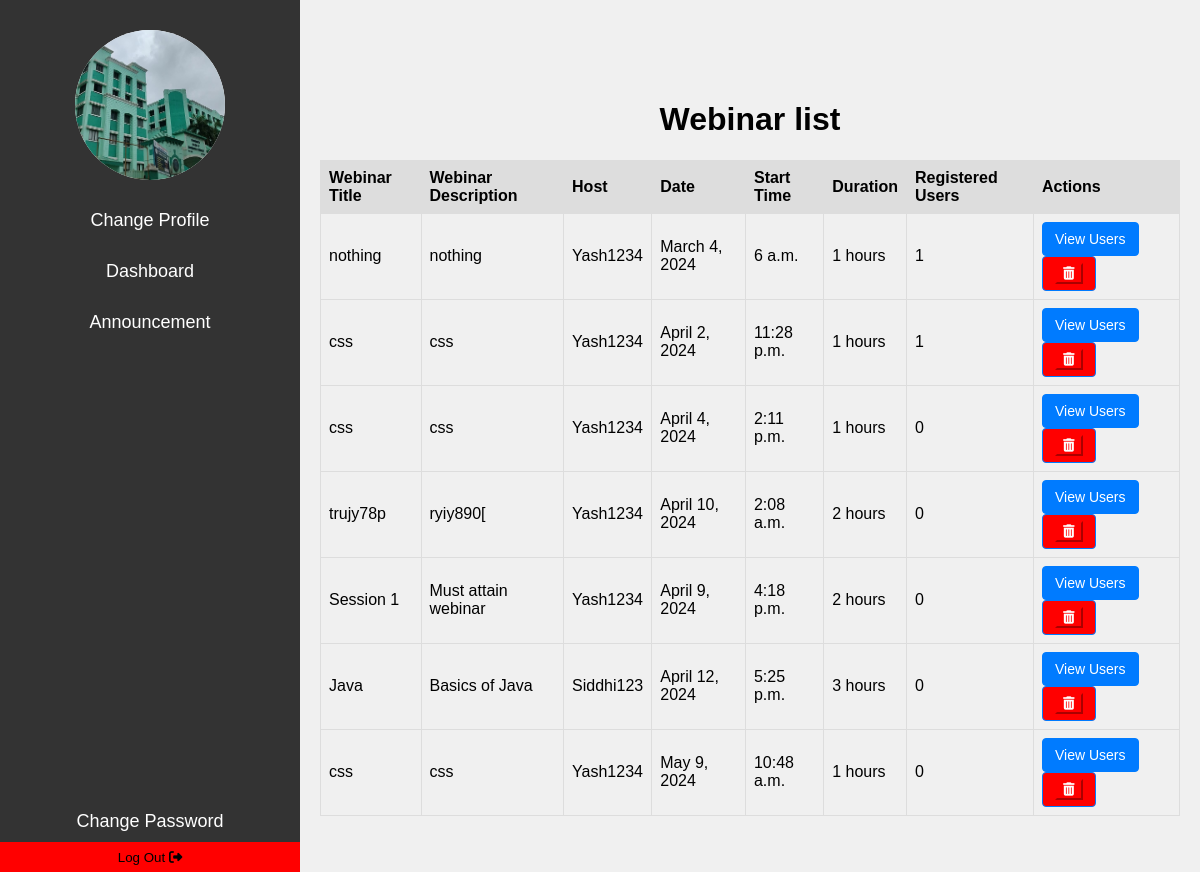
/admin_webinar_registration/ (signed in), run on the app's committed database.
### webinars/models.py (models this page shows, shortened)
class Webinar(models.Model):
    title = models.CharField(max_length=100)
    description = models.TextField()
    date = models.DateField()
    start_time = models.TimeField()
    duration_hours = models.IntegerField()
    end_time = models.TimeField()
    host = models.ForeignKey(User, on_delete=models.CASCADE, related_name='hosted_webinars')
    registrations = models.IntegerField(default=0)  # New field for registrations

### webinars/views.py (the view)
# urls.py: path('admin_webinar_registration/', views.admin_webinar_registration, name='admin_webinar_registration'),
@login_required()
def admin_webinar_registration(request):
    profile, created = Profile.objects.get_or_create(user=request.user)
    profile_avatar = profile.avatar if profile else None
    upcoming_webinars = Webinar.objects.all()
    for webinar in upcoming_webinars:
        registrations = Registration.objects.filter(webinar=webinar).select_related('user')
        webinar.registrations = registrations.count()  # Attach registrations data to each webinar object
    return render(request, 'admin_webinar_registration.html', {'upcoming_webinars': upcoming_webinars, 'user': request.user, 'profile': profile, 'profile_avatar': profile_avatar})

### webinars/templates/admin_webinar_registration.html (shortened to what this page needs)
<!DOCTYPE html>
{% load static %}
<html lang="en">
<head>
    <link rel="stylesheet" href="https://cdnjs.cloudflare.com/ajax/libs/font-awesome/6.5.1/css/all.min.css">
</head>
<body>
    <div class="sidebar">
        <div class="profile">
            {% if profile_avatar %}
            <img class="profile-pic" src="{{ profile_avatar.url }}" alt="Profile Avatar">
            {% else %}
            <img class="profile-pic" src="{% static 'path_to_default_avatar/default_avatar.jpg' %}" alt="Default Avatar">
            {% endif %}
        </div>
        <nav class="nav-menu">
            <ul>
                <li><a href="{%url 'profile'%}" class="nav-item">Change Profile</a></li>
                <li><a href="{%url 'home'%}" class="nav-item">Dashboard</a></li>
                <li><a href="#" class="nav-item">Announcement</a></li>
            </ul>
            <div class="bottom-links">
                <a href="" class="nav-item">Change Password</a>
                <form method="post" action="{%url 'logout'%}" class="nav-item logout">
                    <button type="submit" class="nav-item logout">Log Out <i class="fas fa-sign-out-alt"></i></button>
                </form>
            </div>
        </nav>
    </div>
    <div class="main-content">
        <h1>Webinar list</h1>
        <table>
            <thead>
                <tr>
                    <th>Webinar Title</th>
                    <th>Webinar Description</th>
                    <th>Host</th>
                    <th>Date</th>
                    <th>Start Time</th>
                    <th>Duration</th>
                    <th>Registered Users</th>
                    <th>Actions</th>
                </tr>
            </thead>
            <tbody>
                {% for webinar in upcoming_webinars %}
                <tr>
                    <td>{{ webinar.title }}</td>
                    <td>{{ webinar.description }}</td>
                    <td>{{ webinar.host }}</td>
                    <td>{{ webinar.date }}</td>
                    <td>{{ webinar.start_time }}</td>
                    <td>{{ webinar.duration_hours }} hours</td>
                    <td>{{ webinar.registrations }}</td>
                    <td>
                        <a href="{% url 'webinar_registered_users' webinar.id %}" class="btn-primary">View Users</a>
                        <form method="post" action="{% url 'admin_delete_webinar' webinar.id %}" class="btn-primary" style="background-color:red;">
                            <button type="submit" class="btn-delete"><i class="fas fa-trash-alt"></i></button>
                        </form>
                    </td>
                </tr>
                {% endfor %}
            </tbody>
        </table>
    </div>
    {% include 'footer copy.html' %}
</body>
</html>

### webinars/templates/footer copy.html (shortened to what this page needs)
<!DOCTYPE html>
<html>
<head>
</head>
</html>

### webinars/templates/admin_webinar_registration.html (style rules this page uses)
body { color: black; font-family: Arial, sans-serif; margin: 0; padding: 0; background-color: #f0f0f0; }
.sidebar { height: 100%; width: 300px; position: fixed; left: 0; top: 0; background-color: #333; padding-top: 30px; overflow-y: auto; }
.profile-pic { width: 150px; height: 150px; border-radius: 50%; margin: 0 auto; display: block; background-color: #fff; }
.profile { text-align: center; margin-bottom: 20px; }
.nav-menu ul { list-style-type: none; padding: 0; margin: 0; }
.nav-menu li { margin-bottom: 10px; }
.nav-menu a { display: block; padding: 10px 20px; text-align: center; color: #fff; text-decoration: none; transition: background-color 0.3s; font-size: 18px; }
.bottom-links { position: absolute; bottom: 25px; width: 100%; text-align: center; }
.nav-item.logout { background-color: red; border: none; height: 30px; margin-bottom: 5px; }
.nav-item.logout i { margin-right: auto; }
.main-content { padding: 20px; margin-left: 300px; margin-top: 60px; }
h1 { text-align: center; }
table { width: 100%; border-collapse: collapse; margin-top: 20px; }
th, td { border: 1px solid #ddd; padding: 8px; text-align: left; }
th { background-color: #ddd; }
.btn-primary { display: inline-block; padding: 6px 12px; font-size: 14px; font-weight: normal; line-height: 1.42857143; text-align: center; white-space: nowrap; vertical-align: middle; cursor: pointer; background-image: none; border: 1px solid transparent; border-radius: 4px; background-color: #007bff; border-color: #007bff; color: #fff; text-decoration: none; }
.btn-delete { background-color: red; border-color: red; color: white; }

### data on the page
Webinar: title "nothing", description "nothing", host "Yash1234", date "March 4, 2024", start_time "6 a.m.", duration_hours "1", registrations "1"
Webinar: title "css", description "css", host "Yash1234", date "April 2, 2024", start_time "11:28 p.m.", duration_hours "1", registrations "1"
Webinar: title "css", description "css", host "Yash1234", date "April 4, 2024", start_time "2:11 p.m.", duration_hours "1", registrations "0"
Webinar: title "trujy78p", description "ryiy890[", host "Yash1234", date "April 10, 2024", start_time "2:08 a.m.", duration_hours "2", registrations "0"
Webinar: title "Session 1", description "Must attain webinar", host "Yash1234", date "April 9, 2024", start_time "4:18 p.m.", duration_hours "2", registrations "0"
Webinar: title "Java", description "Basics of Java", host "Siddhi123", date "April 12, 2024", start_time "5:25 p.m.", duration_hours "3", registrations "0"
Webinar: title "css", description "css", host "Yash1234", date "May 9, 2024", start_time "10:48 a.m.", duration_hours "1", registrations "0"
